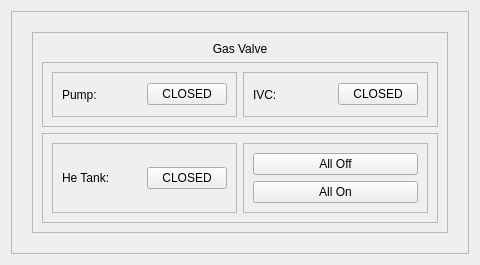
<?xml version="1.0" encoding="UTF-8"?>
<ui version="4.0">
 <class>Form</class>
 <widget class="QWidget" name="Form">
  <property name="geometry">
   <rect>
    <x>0</x>
    <y>0</y>
    <width>480</width>
    <height>265</height>
   </rect>
  </property>
  <property name="windowTitle">
   <string>Form</string>
  </property>
  <layout class="QHBoxLayout" name="horizontalLayout_2">
   <item>
    <widget class="QFrame" name="frame_7">
     <property name="frameShape">
      <enum>QFrame::StyledPanel</enum>
     </property>
     <property name="frameShadow">
      <enum>QFrame::Raised</enum>
     </property>
     <layout class="QHBoxLayout" name="horizontalLayout_7">
      <property name="spacing">
       <number>30</number>
      </property>
      <property name="leftMargin">
       <number>20</number>
      </property>
      <property name="topMargin">
       <number>20</number>
      </property>
      <property name="rightMargin">
       <number>20</number>
      </property>
      <property name="bottomMargin">
       <number>20</number>
      </property>
      <item>
       <widget class="QFrame" name="frame_13">
        <property name="frameShape">
         <enum>QFrame::StyledPanel</enum>
        </property>
        <property name="frameShadow">
         <enum>QFrame::Raised</enum>
        </property>
        <layout class="QVBoxLayout" name="verticalLayout_3">
         <item>
          <widget class="QLabel" name="label_2">
           <property name="sizePolicy">
            <sizepolicy hsizetype="Preferred" vsizetype="Maximum">
             <horstretch>0</horstretch>
             <verstretch>0</verstretch>
            </sizepolicy>
           </property>
           <property name="text">
            <string>Gas Valve</string>
           </property>
           <property name="alignment">
            <set>Qt::AlignCenter</set>
           </property>
          </widget>
         </item>
         <item>
          <widget class="QFrame" name="frame_11">
           <property name="frameShape">
            <enum>QFrame::StyledPanel</enum>
           </property>
           <property name="frameShadow">
            <enum>QFrame::Raised</enum>
           </property>
           <layout class="QHBoxLayout" name="horizontalLayout_9">
            <item>
             <widget class="QFrame" name="frame_3">
              <property name="frameShape">
               <enum>QFrame::StyledPanel</enum>
              </property>
              <property name="frameShadow">
               <enum>QFrame::Raised</enum>
              </property>
              <layout class="QHBoxLayout" name="horizontalLayout_3">
               <item>
                <widget class="QLabel" name="label_3">
                 <property name="text">
                  <string>Pump:</string>
                 </property>
                </widget>
               </item>
               <item>
                <widget class="QPushButton" name="pumpPushButton">
                 <property name="styleSheet">
                  <string notr="true">QPushButton::checked {
background-color: rgb(85, 255, 0);
border-style: inset;
text: Press to Close;
}</string>
                 </property>
                 <property name="text">
                  <string>CLOSED</string>
                 </property>
                 <property name="checkable">
                  <bool>true</bool>
                 </property>
                 <property name="checked">
                  <bool>false</bool>
                 </property>
                </widget>
               </item>
              </layout>
             </widget>
            </item>
            <item>
             <widget class="QFrame" name="frame_8">
              <property name="frameShape">
               <enum>QFrame::StyledPanel</enum>
              </property>
              <property name="frameShadow">
               <enum>QFrame::Raised</enum>
              </property>
              <layout class="QHBoxLayout" name="horizontalLayout_4">
               <item>
                <widget class="QLabel" name="label_5">
                 <property name="text">
                  <string>IVC:</string>
                 </property>
                </widget>
               </item>
               <item>
                <widget class="QPushButton" name="ivcPushButton">
                 <property name="text">
                  <string>CLOSED</string>
                 </property>
                 <property name="checkable">
                  <bool>false</bool>
                 </property>
                 <property name="checked">
                  <bool>false</bool>
                 </property>
                </widget>
               </item>
              </layout>
             </widget>
            </item>
           </layout>
          </widget>
         </item>
         <item>
          <widget class="QFrame" name="frame_12">
           <property name="frameShape">
            <enum>QFrame::StyledPanel</enum>
           </property>
           <property name="frameShadow">
            <enum>QFrame::Raised</enum>
           </property>
           <layout class="QHBoxLayout" name="horizontalLayout_10">
            <item>
             <widget class="QFrame" name="frame_9">
              <property name="frameShape">
               <enum>QFrame::StyledPanel</enum>
              </property>
              <property name="frameShadow">
               <enum>QFrame::Raised</enum>
              </property>
              <layout class="QHBoxLayout" name="horizontalLayout_6">
               <item>
                <widget class="QLabel" name="label_6">
                 <property name="text">
                  <string>He Tank:</string>
                 </property>
                </widget>
               </item>
               <item>
                <widget class="QPushButton" name="hePushButton">
                 <property name="text">
                  <string>CLOSED</string>
                 </property>
                 <property name="checkable">
                  <bool>false</bool>
                 </property>
                 <property name="checked">
                  <bool>false</bool>
                 </property>
                </widget>
               </item>
              </layout>
             </widget>
            </item>
            <item>
             <widget class="QFrame" name="frame_10">
              <property name="frameShape">
               <enum>QFrame::StyledPanel</enum>
              </property>
              <property name="frameShadow">
               <enum>QFrame::Raised</enum>
              </property>
              <layout class="QVBoxLayout" name="verticalLayout">
               <item>
                <widget class="QPushButton" name="allOffPushButton">
                 <property name="text">
                  <string>All Off</string>
                 </property>
                </widget>
               </item>
               <item>
                <widget class="QPushButton" name="allOnPushButton">
                 <property name="text">
                  <string>All On</string>
                 </property>
                </widget>
               </item>
              </layout>
             </widget>
            </item>
           </layout>
          </widget>
         </item>
        </layout>
       </widget>
      </item>
     </layout>
    </widget>
   </item>
  </layout>
 </widget>
 <resources/>
 <connections/>
</ui>
